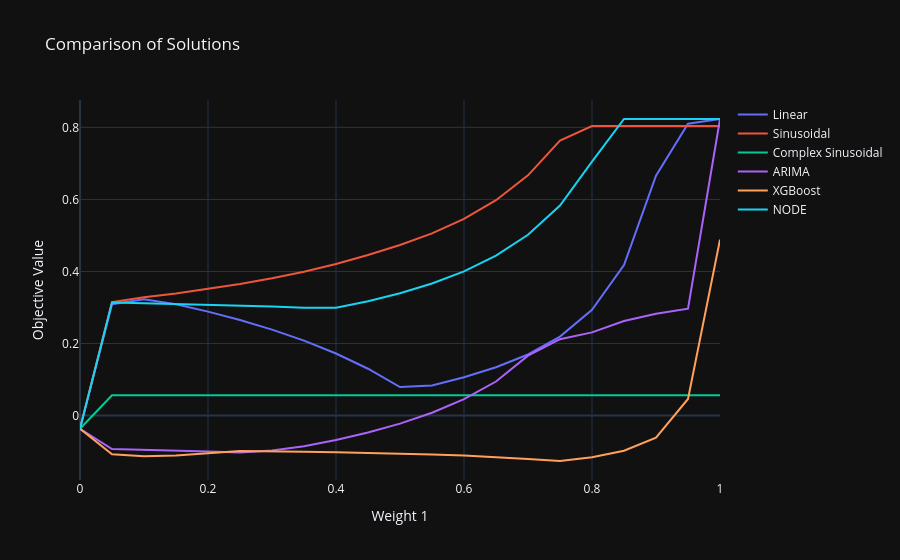

The notebook cell this image was saved under:
### Code cell
compare_solutions(model_solutions, objective="return", result="true")
